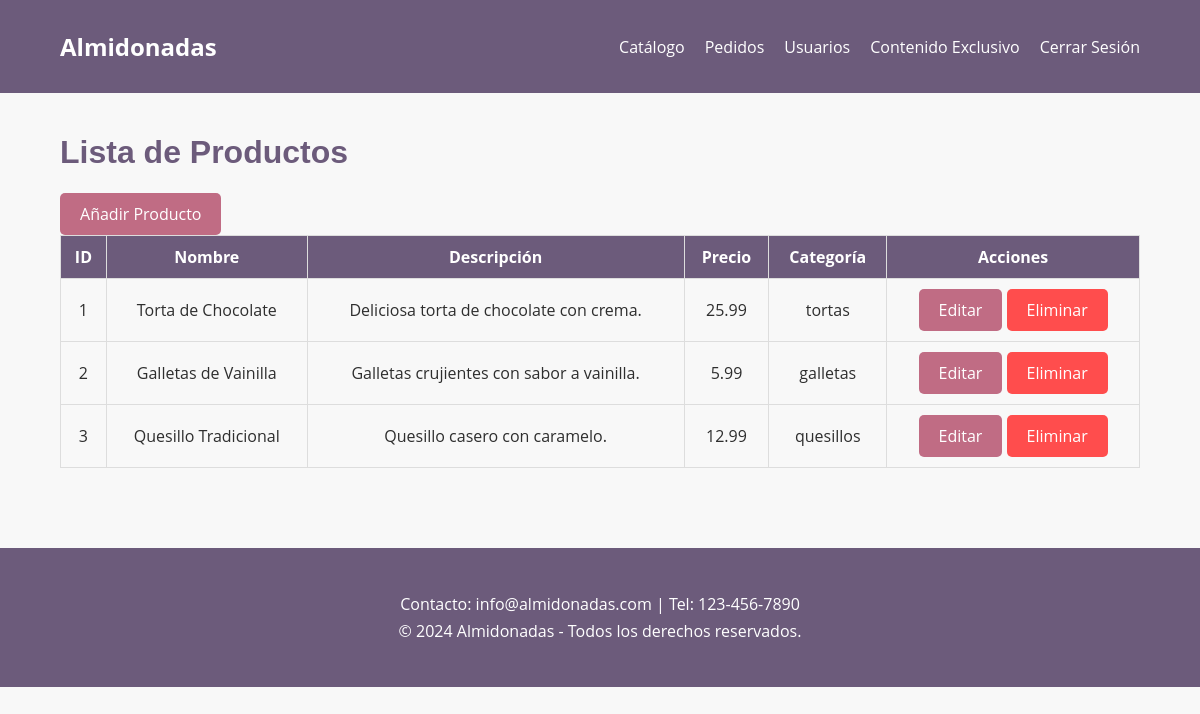
/admin/catalogo/list.php (signed in), run on the app's committed database.
### tables this page shows
CREATE TABLE Productos (
    id INT AUTO_INCREMENT PRIMARY KEY,
    nombre VARCHAR(100) NOT NULL,
    descripcion TEXT,
    precio DECIMAL(10, 2) NOT NULL,
    categoria ENUM('tortas', 'galletas', 'quesillos', 'postres') NOT NULL,
    imagen VARCHAR(255)
);

### admin/catalogo/list.php (the view, shortened to what this page needs)
<?php
include '../../includes/conexion.php';
$stmt = $conn->query("SELECT * FROM Productos");
$productos = $stmt->fetchAll(PDO::FETCH_ASSOC);
?>
<!DOCTYPE html>
<html lang="es">
<head>
    <link rel="stylesheet" href="../../assets/css/styles.css">
</head>
<body>
    <?php include '../../templates/navbar_admin.php'; ?>
    <div class="container">
        <h1>Lista de Productos</h1>
        <a href="add.php" class="btn">Añadir Producto</a>
        <table>
            <thead>
                <tr>
                    <th>ID</th>
                    <th>Nombre</th>
                    <th>Descripción</th>
                    <th>Precio</th>
                    <th>Categoría</th>
                    <th>Acciones</th>
                </tr>
            </thead>
            <tbody>
                <?php foreach ($productos as $producto): ?>
                    <tr>
                        <td><?php echo $producto['id']; ?></td>
                        <td><?php echo $producto['nombre']; ?></td>
                        <td><?php echo $producto['descripcion']; ?></td>
                        <td><?php echo $producto['precio']; ?></td>
                        <td><?php echo $producto['categoria']; ?></td>
                        <td>
                            <a href="edit.php?id=<?php echo $producto['id']; ?>" class="btn">Editar</a>
                            <a href="delete.php?id=<?php echo $producto['id']; ?>" class="btn btn-danger" onclick="return confirm('¿Estás seguro?')">Eliminar</a>
                        </td>
                    </tr>
                <?php endforeach; ?>
            </tbody>
        </table>
    </div>
    <?php include '../../templates/footer.php'; ?>
</body>
</html>

### templates/navbar_admin.php
<nav class="navbar">
    <div class="container">
        <a href="/almidonadas/admin/index.php" class="logo">Almidonadas</a>
        <ul class="nav-links">
            <li><a href="/almidonadas/admin/catalogo/list.php">Catálogo</a></li>
            <li><a href="/almidonadas/admin/pedidos/list.php">Pedidos</a></li>
            <li><a href="/almidonadas/admin/usuarios/list.php">Usuarios</a></li>
            <li><a href="/almidonadas/admin/contenido/list.php">Contenido Exclusivo</a></li>
            <li><a href="/almidonadas/includes/logout.php">Cerrar Sesión</a></li>
        </ul>
    </div>
</nav>

### templates/footer.php
<footer class="footer">
    <div class="container">
        <p>Contacto: info@almidonadas.com | Tel: 123-456-7890</p>
        <p>© 2024 Almidonadas - Todos los derechos reservados.</p>
    </div>
</footer>

### assets/css/styles.css (style rules this page uses)
body { font-family: "Open Sans", sans-serif; margin: 0; padding: 0; background-color: #f8f8f8; color: #2e2e2e; }
.container { width: 90%; max-width: 1200px; margin: 0 auto; padding: 20px; }
h1, h2, h3 { font-family: "Poppins", sans-serif; color: #6c5b7b; }
.btn { display: inline-block; padding: 10px 20px; background-color: #c06c84; color: white; text-decoration: none; border-radius: 5px; transition: background-color 0.3s ease; }
.btn-danger { background-color: #ff4d4d; }
table { width: 100%; border-collapse: collapse; margin-bottom: 20px; }
table th, table td { padding: 10px; border: 1px solid #ddd; text-align: center; }
table th { background-color: #6c5b7b; color: white; }
.navbar { background-color: #6c5b7b; padding: 10px 0; }
.navbar .container { display: flex; justify-content: space-between; align-items: center; }
.navbar .logo { color: white; font-size: 24px; font-weight: bold; text-decoration: none; }
.navbar .nav-links { list-style: none; margin: 0; padding: 0; display: flex; }
.navbar .nav-links li { margin-left: 20px; }
.navbar .nav-links a { color: white; text-decoration: none; font-size: 16px; }
.footer { background-color: #6c5b7b; color: white; text-align: center; padding: 20px 0; margin-top: 40px; }
.footer p { margin: 5px 0; }

### data on the page
productos: id "1", nombre "Torta de Chocolate", descripcion "Deliciosa torta de chocolate con crema.", precio "25.99", categoria "tortas"
productos: id "2", nombre "Galletas de Vainilla", descripcion "Galletas crujientes con sabor a vainilla.", precio "5.99", categoria "galletas"
productos: id "3", nombre "Quesillo Tradicional", descripcion "Quesillo casero con caramelo.", precio "12.99", categoria "quesillos"
